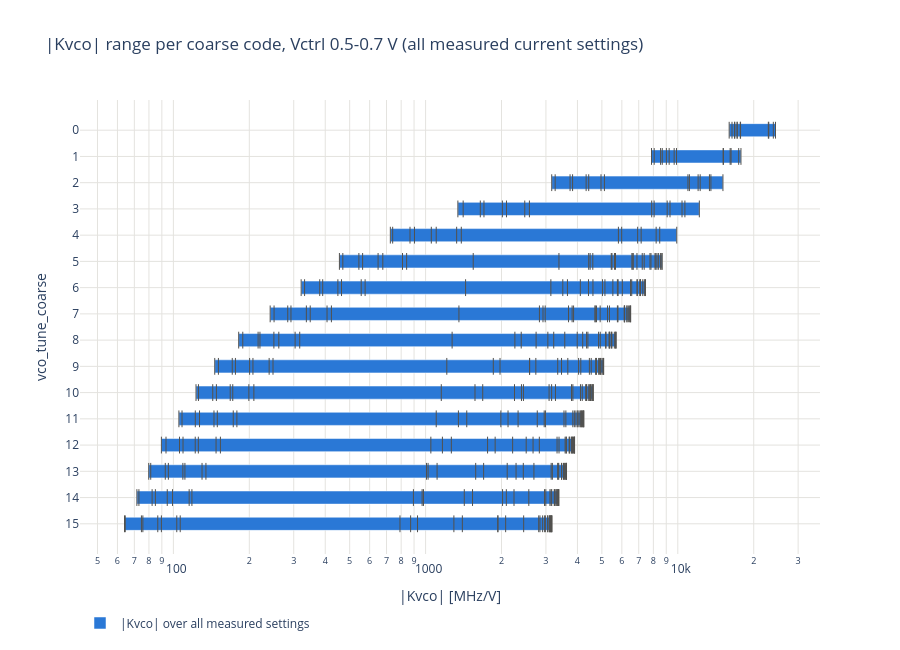

This figure's notebook cell:
### Code cell
# |Kvco| range per coarse code in the active Vctrl region: average slope over the window,
# |f(V_HI) - f(V_LO)| / (V_HI - V_LO), for every measured curve (max family and min family) with a clock at
# both edges. Ticks mark the individual curves (hover: which family and code).
V_LO, V_HI = 0.5, 0.7

fig = go.Figure()
for c in coarse_codes:
    kvco = {}
    for field, short in (("vco_current_max", "max"), ("vco_current_min", "min")):
        f_lo_edge, f_hi_edge = f_at(c, field, V_LO), f_at(c, field, V_HI)
        for code, a in f_lo_edge.items():
            b = f_hi_edge.get(code, np.nan)
            if not (np.isnan(a) or np.isnan(b)):
                kvco[f"{short} {code}"] = abs(b - a) / (V_HI - V_LO) / 1e6
    if kvco:
        add_range(fig, c, kvco, "#2a78d6", "|Kvco| over all measured settings", f"coarse {c},", "MHz/V",
                  show_legend=c == coarse_codes[0], height=0.5)
style(fig, f"|Kvco| range per coarse code, Vctrl {V_LO}-{V_HI} V (all measured current settings)", "|Kvco| [MHz/V]",
      height=650)
save(fig, "kvco_ranges")

### Figure 1 — Plotly figure (JSON) as saved in the notebook; plotly's stock layout.template omitted (floating-point values rounded to 4 significant figures)
{"data": [{"base": [15990.0], "customdata": [[15990.0, 24400.0]], "hovertemplate": "|Kvco| over all measured settings<br>%{customdata[0]:.1f} - %{customdata[1]:.1f} MHz/V<extra></extra>", "legendgroup": "|Kvco| over all measured settings", "marker": {"color": "#2a78d6"}, "name": "|Kvco| over all measured settings", "orientation": "h", "showlegend": true, "type": "bar", "width": 0.5, "x": [8413.0], "y": [0]}, {"customdata": ["min 0", "min 1", "min 10", "min 11", "min 2", "min 3", "min 4", "min 5", "min 6", "min 7", "min 8", "min 9"], "hovertemplate": "coarse 0, %{customdata}: %{x:.1f} MHz/V<extra></extra>", "legendgroup": "|Kvco| over all measured settings", "marker": {"color": "#52514e", "line": {"width": 1}, "size": 12, "symbol": "line-ns-open"}, "mode": "markers", "showlegend": false, "type": "scatter", "x": [15990.0, 16400.0, 23920.0, 24400.0, 16790.0, 16830.0, 17190.0, 17190.0, 17690.0, 17740.0, 22850.0, 22940.0], "y": [0, 0, 0, 0, 0, 0, 0, 0, 0, 0, 0, 0]}, {"base": [7865.0], "customdata": [[7865.0, 17800.0]], "hovertemplate": "|Kvco| over all measured settings<br>%{customdata[0]:.1f} - %{customdata[1]:.1f} MHz/V<extra></extra>", "legendgroup": "|Kvco| over all measured settings", "marker": {"color": "#2a78d6"}, "name": "|Kvco| over all measured settings", "orientation": "h", "showlegend": false, "type": "bar", "width": 0.5, "x": [9934.0], "y": [1]}, {"customdata": ["min 0", "min 1", "min 10", "min 11", "min 12", "min 13", "min 2", "min 3", "min 4", "min 5", "min 6", "min 7", "min 8", "min 9"], "hovertemplate": "coarse 1, %{customdata}: %{x:.1f} MHz/V<extra></extra>", "legendgroup": "|Kvco| over all measured settings", "marker": {"color": "#52514e", "line": {"width": 1}, "size": 12, "symbol": "line-ns-open"}, "mode": "markers", "showlegend": false, "type": "scatter", "x": [7865.0, 8061.0, 16130.0, 16260.0, 17430.0, 17800.0, 8545.0, 8677.0, 9011.0, 9241.0, 9673.0, 9884.0, 15130.0, 15160.0], "y": [1, 1, 1, 1, 1, 1, 1, 1, 1, 1, 1, 1, 1, 1]}, {"base": [3163.0], "customdata": [[3163.0, 15100.0]], "hovertemplate": "|Kvco| over all measured settings<br>%{customdata[0]:.1f} - %{customdata[1]:.1f} MHz/V<extra></extra>", "legendgroup": "|Kvco| over all measured settings", "marker": {"color": "#2a78d6"}, "name": "|Kvco| over all measured settings", "orientation": "h", "showlegend": false, "type": "bar", "width": 0.5, "x": [11940.0], "y": [2]}, {"customdata": ["min 0", "min 1", "min 10", "min 11", "min 12", "min 13", "min 14", "min 2", "min 3", "min 4", "min 5", "min 6", "min 7", "min 8", "min 9"], "hovertemplate": "coarse 2, %{customdata}: %{x:.1f} MHz/V<extra></extra>", "legendgroup": "|Kvco| over all measured settings", "marker": {"color": "#52514e", "line": {"width": 1}, "size": 12, "symbol": "line-ns-open"}, "mode": "markers", "showlegend": false, "type": "scatter", "x": [3163.0, 3264.0, 12040.0, 12270.0, 13350.0, 13530.0, 15100.0, 3740.0, 3827.0, 4331.0, 4434.0, 4960.0, 5117.0, 10970.0, 11120.0], "y": [2, 2, 2, 2, 2, 2, 2, 2, 2, 2, 2, 2, 2, 2, 2]}, {"base": [1343.0], "customdata": [[1343.0, 12170.0]], "hovertemplate": "|Kvco| over all measured settings<br>%{customdata[0]:.1f} - %{customdata[1]:.1f} MHz/V<extra></extra>", "legendgroup": "|Kvco| over all measured settings", "marker": {"color": "#2a78d6"}, "name": "|Kvco| over all measured settings", "orientation": "h", "showlegend": false, "type": "bar", "width": 0.5, "x": [10830.0], "y": [3]}, {"customdata": ["min 0", "min 1", "min 10", "min 11", "min 12", "min 13", "min 14", "min 2", "min 3", "min 4", "min 5", "min 6", "min 7", "min 8", "min 9"], "hovertemplate": "coarse 3, %{customdata}: %{x:.1f} MHz/V<extra></extra>", "legendgroup": "|Kvco| over all measured settings", "marker": {"color": "#52514e", "line": {"width": 1}, "size": 12, "symbol": "line-ns-open"}, "mode": "markers", "showlegend": false, "type": "scatter", "x": [1343.0, 1409.0, 9076.0, 9313.0, 10390.0, 10670.0, 12170.0, 1648.0, 1704.0, 2015.0, 2093.0, 2473.0, 2580.0, 7878.0, 8055.0], "y": [3, 3, 3, 3, 3, 3, 3, 3, 3, 3, 3, 3, 3, 3, 3]}, {"base": [724.8], "customdata": [[724.8, 9906.0]], "hovertemplate": "|Kvco| over all measured settings<br>%{customdata[0]:.1f} - %{customdata[1]:.1f} MHz/V<extra></extra>", "legendgroup": "|Kvco| over all measured settings", "marker": {"color": "#2a78d6"}, "name": "|Kvco| over all measured settings", "orientation": "h", "showlegend": false, "type": "bar", "width": 0.5, "x": [9181.0], "y": [4]}, {"customdata": ["min 0", "min 1", "min 10", "min 11", "min 12", "min 13", "min 14", "min 2", "min 3", "min 4", "min 5", "min 6", "min 7", "min 8", "min 9"], "hovertemplate": "coarse 4, %{customdata}: %{x:.1f} MHz/V<extra></extra>", "legendgroup": "|Kvco| over all measured settings", "marker": {"color": "#52514e", "line": {"width": 1}, "size": 12, "symbol": "line-ns-open"}, "mode": "markers", "showlegend": false, "type": "scatter", "x": [724.8, 740.3, 6931.0, 7156.0, 8206.0, 8478.0, 9906.0, 867.2, 903.4, 1054.0, 1102.0, 1328.0, 1385.0, 5815.0, 5991.0], "y": [4, 4, 4, 4, 4, 4, 4, 4, 4, 4, 4, 4, 4, 4, 4]}, {"base": [455.3], "customdata": [[455.3, 8659.0]], "hovertemplate": "|Kvco| over all measured settings<br>%{customdata[0]:.1f} - %{customdata[1]:.1f} MHz/V<extra></extra>", "legendgroup": "|Kvco| over all measured settings", "marker": {"color": "#2a78d6"}, "name": "|Kvco| over all measured settings", "orientation": "h", "showlegend": false, "type": "bar", "width": 0.5, "x": [8203.0], "y": [5]}, {"customdata": ["max 0", "max 1", "max 10", "max 11", "max 12", "max 13", "max 14", "max 15", "max 2", "max 3", "max 4", "max 5", "max 6", "max 7", "max 8", "max 9", "min 0", "min 1", "min 10", "min 11", "min 12", "min 13", "min 14", "min 15", "min 2", "min 3", "min 4", "min 5", "min 6", "min 7", "min 8", "min 9"], "hovertemplate": "coarse 5, %{customdata}: %{x:.1f} MHz/V<extra></extra>", "legendgroup": "|Kvco| over all measured settings", "marker": {"color": "#52514e", "line": {"width": 1}, "size": 12, "symbol": "line-ns-open"}, "mode": "markers", "showlegend": false, "type": "scatter", "x": [8654.0, 8546.0, 6652.0, 5482.0, 5609.0, 4492.0, 3378.0, 1545.0, 8393.0, 8120.0, 8181.0, 7755.0, 7358.0, 6576.0, 7828.0, 7228.0, 455.3, 469.6, 5448.0, 5663.0, 6637.0, 6887.0, 8270.0, 8659.0, 543.9, 562.7, 648.0, 676.5, 810.0, 841.0, 4433.0, 4603.0], "y": [5, 5, 5, 5, 5, 5, 5, 5, 5, 5, 5, 5, 5, 5, 5, 5, 5, 5, 5, 5, 5, 5, 5, 5, 5, 5, 5, 5, 5, 5, 5, 5]}, {"base": [321.0], "customdata": [[321.0, 7435.0]], "hovertemplate": "|Kvco| over all measured settings<br>%{customdata[0]:.1f} - %{customdata[1]:.1f} MHz/V<extra></extra>", "legendgroup": "|Kvco| over all measured settings", "marker": {"color": "#2a78d6"}, "name": "|Kvco| over all measured settings", "orientation": "h", "showlegend": false, "type": "bar", "width": 0.5, "x": [7114.0], "y": [6]}, {"customdata": ["max 0", "max 1", "max 10", "max 11", "max 12", "max 13", "max 14", "max 15", "max 2", "max 3", "max 4", "max 5", "max 6", "max 7", "max 8", "max 9", "min 0", "min 1", "min 10", "min 11", "min 12", "min 13", "min 14", "min 15", "min 2", "min 3", "min 4", "min 5", "min 6", "min 7", "min 8", "min 9"], "hovertemplate": "coarse 6, %{customdata}: %{x:.1f} MHz/V<extra></extra>", "legendgroup": "|Kvco| over all measured settings", "marker": {"color": "#52514e", "line": {"width": 1}, "size": 12, "symbol": "line-ns-open"}, "mode": "markers", "showlegend": false, "type": "scatter", "x": [7435.0, 7368.0, 6025.0, 5027.0, 5141.0, 4107.0, 3138.0, 1441.0, 7261.0, 7106.0, 7116.0, 6889.0, 6566.0, 5799.0, 6912.0, 6497.0, 321.0, 331.3, 4424.0, 4608.0, 5527.0, 5761.0, 7067.0, 7435.0, 380.4, 390.8, 448.9, 464.1, 555.5, 575.7, 3499.0, 3651.0], "y": [6, 6, 6, 6, 6, 6, 6, 6, 6, 6, 6, 6, 6, 6, 6, 6, 6, 6, 6, 6, 6, 6, 6, 6, 6, 6, 6, 6, 6, 6, 6, 6]}, {"base": [242.0], "customdata": [[242.0, 6501.0]], "hovertemplate": "|Kvco| over all measured settings<br>%{customdata[0]:.1f} - %{customdata[1]:.1f} MHz/V<extra></extra>", "legendgroup": "|Kvco| over all measured settings", "marker": {"color": "#2a78d6"}, "name": "|Kvco| over all measured settings", "orientation": "h", "showlegend": false, "type": "bar", "width": 0.5, "x": [6259.0], "y": [7]}, {"customdata": ["max 0", "max 1", "max 10", "max 11", "max 12", "max 13", "max 14", "max 15", "max 2", "max 3", "max 4", "max 5", "max 6", "max 7", "max 8", "max 9", "min 0", "min 1", "min 10", "min 11", "min 12", "min 13", "min 14", "min 15", "min 2", "min 3", "min 4", "min 5", "min 6", "min 7", "min 8", "min 9"], "hovertemplate": "coarse 7, %{customdata}: %{x:.1f} MHz/V<extra></extra>", "legendgroup": "|Kvco| over all measured settings", "marker": {"color": "#52514e", "line": {"width": 1}, "size": 12, "symbol": "line-ns-open"}, "mode": "markers", "showlegend": false, "type": "scatter", "x": [6497.0, 6443.0, 5359.0, 4704.0, 4760.0, 3810.0, 2921.0, 1356.0, 6385.0, 6281.0, 6294.0, 6130.0, 5790.0, 5263.0, 6152.0, 5761.0, 242.0, 250.7, 3688.0, 3861.0, 4697.0, 4922.0, 6151.0, 6501.0, 284.1, 292.5, 336.7, 348.8, 406.6, 423.2, 2827.0, 2980.0], "y": [7, 7, 7, 7, 7, 7, 7, 7, 7, 7, 7, 7, 7, 7, 7, 7, 7, 7, 7, 7, 7, 7, 7, 7, 7, 7, 7, 7, 7, 7, 7, 7]}, {"base": [181.5], "customdata": [[181.5, 5696.0]], "hovertemplate": "|Kvco| over all measured settings<br>%{customdata[0]:.1f} - %{customdata[1]:.1f} MHz/V<extra></extra>", "legendgroup": "|Kvco| over all measured settings", "marker": {"color": "#2a78d6"}, "name": "|Kvco| over all measured settings", "orientation": "h", "showlegend": false, "type": "bar", "width": 0.5, "x": [5514.0], "y": [8]}, {"customdata": ["max 0", "max 1", "max 10", "max 11", "max 12", "max 13", "max 14", "max 15", "max 2", "max 3", "max 4", "max 5", "max 6", "max 7", "max 8", "max 9", "min 0", "min 1", "min 10", "min 11", "min 12", "min 13", "min 14", "min 15", "min 2", "min 3", "min 4", "min 5", "min 6", "min 7", "min 8", "min 9"], "hovertemplate": "coarse 8, %{customdata}: %{x:.1f} MHz/V<extra></extra>", "legendgroup": "|Kvco| over all measured settings", "marker": {"color": "#52514e", "line": {"width": 1}, "size": 12, "symbol": "line-ns-open"}, "mode": "markers", "showlegend": false, "type": "scatter", "x": [5696.0, 5654.0, 4926.0, 4348.0, 4401.0, 3563.0, 2743.0, 1274.0, 5603.0, 5460.0, 5479.0, 5340.0, 5191.0, 4851.0, 5380.0, 5175.0, 181.5, 188.4, 3053.0, 3221.0, 3992.0, 4196.0, 5355.0, 5679.0, 216.7, 220.4, 250.3, 261.8, 303.8, 316.9, 2260.0, 2394.0], "y": [8, 8, 8, 8, 8, 8, 8, 8, 8, 8, 8, 8, 8, 8, 8, 8, 8, 8, 8, 8, 8, 8, 8, 8, 8, 8, 8, 8, 8, 8, 8, 8]}, {"base": [145.9], "customdata": [[145.9, 5080.0]], "hovertemplate": "|Kvco| over all measured settings<br>%{customdata[0]:.1f} - %{customdata[1]:.1f} MHz/V<extra></extra>", "legendgroup": "|Kvco| over all measured settings", "marker": {"color": "#2a78d6"}, "name": "|Kvco| over all measured settings", "orientation": "h", "showlegend": false, "type": "bar", "width": 0.5, "x": [4934.0], "y": [9]}, {"customdata": ["max 0", "max 1", "max 10", "max 11", "max 12", "max 13", "max 14", "max 15", "max 2", "max 3", "max 4", "max 5", "max 6", "max 7", "max 8", "max 9", "min 0", "min 1", "min 10", "min 11", "min 12", "min 13", "min 14", "min 15", "min 2", "min 3", "min 4", "min 5", "min 6", "min 7", "min 8", "min 9"], "hovertemplate": "coarse 9, %{customdata}: %{x:.1f} MHz/V<extra></extra>", "legendgroup": "|Kvco| over all measured settings", "marker": {"color": "#52514e", "line": {"width": 1}, "size": 12, "symbol": "line-ns-open"}, "mode": "markers", "showlegend": false, "type": "scatter", "x": [5080.0, 5052.0, 4536.0, 4042.0, 4124.0, 3341.0, 2584.0, 1214.0, 5008.0, 4943.0, 4946.0, 4856.0, 4737.0, 4461.0, 4888.0, 4727.0, 145.9, 150.8, 2584.0, 2736.0, 3459.0, 3663.0, 4758.0, 5079.0, 171.2, 176.2, 200.5, 206.8, 239.7, 248.3, 1856.0, 1973.0], "y": [9, 9, 9, 9, 9, 9, 9, 9, 9, 9, 9, 9, 9, 9, 9, 9, 9, 9, 9, 9, 9, 9, 9, 9, 9, 9, 9, 9, 9, 9, 9, 9]}, {"base": [122.9], "customdata": [[122.9, 4619.0]], "hovertemplate": "|Kvco| over all measured settings<br>%{customdata[0]:.1f} - %{customdata[1]:.1f} MHz/V<extra></extra>", "legendgroup": "|Kvco| over all measured settings", "marker": {"color": "#2a78d6"}, "name": "|Kvco| over all measured settings", "orientation": "h", "showlegend": false, "type": "bar", "width": 0.5, "x": [4496.0], "y": [10]}, {"customdata": ["max 0", "max 1", "max 10", "max 11", "max 12", "max 13", "max 14", "max 15", "max 2", "max 3", "max 4", "max 5", "max 6", "max 7", "max 8", "max 9", "min 0", "min 1", "min 10", "min 11", "min 12", "min 13", "min 14", "min 15", "min 2", "min 3", "min 4", "min 5", "min 6", "min 7", "min 8", "min 9"], "hovertemplate": "coarse 10, %{customdata}: %{x:.1f} MHz/V<extra></extra>", "legendgroup": "|Kvco| over all measured settings", "marker": {"color": "#52514e", "line": {"width": 1}, "size": 12, "symbol": "line-ns-open"}, "mode": "markers", "showlegend": false, "type": "scatter", "x": [4618.0, 4598.0, 4179.0, 3789.0, 3837.0, 3160.0, 2443.0, 1154.0, 4562.0, 4508.0, 4518.0, 4436.0, 4354.0, 4112.0, 4459.0, 4343.0, 122.9, 125.7, 2252.0, 2400.0, 3088.0, 3273.0, 4313.0, 4619.0, 143.2, 148.1, 168.0, 171.9, 199.2, 208.5, 1570.0, 1685.0], "y": [10, 10, 10, 10, 10, 10, 10, 10, 10, 10, 10, 10, 10, 10, 10, 10, 10, 10, 10, 10, 10, 10, 10, 10, 10, 10, 10, 10, 10, 10, 10, 10]}, {"base": [105.2], "customdata": [[105.2, 4238.0]], "hovertemplate": "|Kvco| over all measured settings<br>%{customdata[0]:.1f} - %{customdata[1]:.1f} MHz/V<extra></extra>", "legendgroup": "|Kvco| over all measured settings", "marker": {"color": "#2a78d6"}, "name": "|Kvco| over all measured settings", "orientation": "h", "showlegend": false, "type": "bar", "width": 0.5, "x": [4133.0], "y": [11]}, {"customdata": ["max 0", "max 1", "max 10", "max 11", "max 12", "max 13", "max 14", "max 15", "max 2", "max 3", "max 4", "max 5", "max 6", "max 7", "max 8", "max 9", "min 0", "min 1", "min 10", "min 11", "min 12", "min 13", "min 14", "min 15", "min 2", "min 3", "min 4", "min 5", "min 6", "min 7", "min 8", "min 9"], "hovertemplate": "coarse 11, %{customdata}: %{x:.1f} MHz/V<extra></extra>", "legendgroup": "|Kvco| over all measured settings", "marker": {"color": "#52514e", "line": {"width": 1}, "size": 12, "symbol": "line-ns-open"}, "mode": "markers", "showlegend": false, "type": "scatter", "x": [4238.0, 4218.0, 3889.0, 3538.0, 3599.0, 2987.0, 2326.0, 1102.0, 4192.0, 4154.0, 4164.0, 4092.0, 4022.0, 3835.0, 4108.0, 4010.0, 105.2, 108.2, 1988.0, 2123.0, 2772.0, 2953.0, 3946.0, 4236.0, 122.1, 126.9, 144.8, 149.3, 172.7, 178.6, 1349.0, 1456.0], "y": [11, 11, 11, 11, 11, 11, 11, 11, 11, 11, 11, 11, 11, 11, 11, 11, 11, 11, 11, 11, 11, 11, 11, 11, 11, 11, 11, 11, 11, 11, 11, 11]}, {"base": [89.63], "customdata": [[89.63, 3897.0]], "hovertemplate": "|Kvco| over all measured settings<br>%{customdata[0]:.1f} - %{customdata[1]:.1f} MHz/V<extra></extra>", "legendgroup": "|Kvco| over all measured settings", "marker": {"color": "#2a78d6"}, "name": "|Kvco| over all measured settings", "orientation": "h", "showlegend": false, "type": "bar", "width": 0.5, "x": [3807.0], "y": [12]}, {"customdata": ["max 0", "max 1", "max 10", "max 11", "max 12", "max 13", "max 14", "max 15", "max 2", "max 3", "max 4", "max 5", "max 6", "max 7", "max 8", "max 9", "min 0", "min 1", "min 10", "min 11", "min 12", "min 13", "min 14", "min 15", "min 2", "min 3", "min 4", "min 5", "min 6", "min 7", "min 8", "min 9"], "hovertemplate": "coarse 12, %{customdata}: %{x:.1f} MHz/V<extra></extra>", "legendgroup": "|Kvco| over all measured settings", "marker": {"color": "#52514e", "line": {"width": 1}, "size": 12, "symbol": "line-ns-open"}, "mode": "markers", "showlegend": false, "type": "scatter", "x": [3894.0, 3883.0, 3605.0, 3321.0, 3381.0, 2825.0, 2213.0, 1049.0, 3861.0, 3829.0, 3829.0, 3779.0, 3715.0, 3574.0, 3792.0, 3712.0, 89.63, 93.48, 1761.0, 1887.0, 2505.0, 2667.0, 3617.0, 3897.0, 105.7, 109.2, 122.1, 125.6, 147.6, 153.6, 1166.0, 1265.0], "y": [12, 12, 12, 12, 12, 12, 12, 12, 12, 12, 12, 12, 12, 12, 12, 12, 12, 12, 12, 12, 12, 12, 12, 12, 12, 12, 12, 12, 12, 12, 12, 12]}, {"base": [79.83], "customdata": [[79.83, 3621.0]], "hovertemplate": "|Kvco| over all measured settings<br>%{customdata[0]:.1f} - %{customdata[1]:.1f} MHz/V<extra></extra>", "legendgroup": "|Kvco| over all measured settings", "marker": {"color": "#2a78d6"}, "name": "|Kvco| over all measured settings", "orientation": "h", "showlegend": false, "type": "bar", "width": 0.5, "x": [3541.0], "y": [13]}, {"customdata": ["max 0", "max 1", "max 10", "max 11", "max 12", "max 13", "max 14", "max 15", "max 2", "max 3", "max 4", "max 5", "max 6", "max 7", "max 8", "max 9", "min 0", "min 1", "min 10", "min 11", "min 12", "min 13", "min 14", "min 15", "min 2", "min 3", "min 4", "min 5", "min 6", "min 7", "min 8", "min 9"], "hovertemplate": "coarse 13, %{customdata}: %{x:.1f} MHz/V<extra></extra>", "legendgroup": "|Kvco| over all measured settings", "marker": {"color": "#52514e", "line": {"width": 1}, "size": 12, "symbol": "line-ns-open"}, "mode": "markers", "showlegend": false, "type": "scatter", "x": [3620.0, 3610.0, 3372.0, 3147.0, 3182.0, 2689.0, 2107.0, 1008.0, 3594.0, 3566.0, 3562.0, 3521.0, 3465.0, 3341.0, 3529.0, 3458.0, 79.83, 81.31, 1580.0, 1699.0, 2284.0, 2440.0, 3350.0, 3621.0, 92.87, 95.51, 109.0, 111.1, 129.9, 134.6, 1023.0, 1111.0], "y": [13, 13, 13, 13, 13, 13, 13, 13, 13, 13, 13, 13, 13, 13, 13, 13, 13, 13, 13, 13, 13, 13, 13, 13, 13, 13, 13, 13, 13, 13, 13, 13]}, {"base": [71.66], "customdata": [[71.66, 3374.0]], "hovertemplate": "|Kvco| over all measured settings<br>%{customdata[0]:.1f} - %{customdata[1]:.1f} MHz/V<extra></extra>", "legendgroup": "|Kvco| over all measured settings", "marker": {"color": "#2a78d6"}, "name": "|Kvco| over all measured settings", "orientation": "h", "showlegend": false, "type": "bar", "width": 0.5, "x": [3302.0], "y": [14]}, {"customdata": ["max 0", "max 1", "max 10", "max 11", "max 12", "max 13", "max 14", "max 15", "max 2", "max 3", "max 4", "max 5", "max 6", "max 7", "max 8", "max 9", "min 0", "min 1", "min 10", "min 11", "min 12", "min 13", "min 14", "min 15", "min 2", "min 3", "min 4", "min 5", "min 6", "min 7", "min 8", "min 9"], "hovertemplate": "coarse 14, %{customdata}: %{x:.1f} MHz/V<extra></extra>", "legendgroup": "|Kvco| over all measured settings", "marker": {"color": "#52514e", "line": {"width": 1}, "size": 12, "symbol": "line-ns-open"}, "mode": "markers", "showlegend": false, "type": "scatter", "x": [3371.0, 3366.0, 3163.0, 2961.0, 2997.0, 2566.0, 2019.0, 968.7, 3347.0, 3327.0, 3323.0, 3287.0, 3243.0, 3146.0, 3292.0, 3237.0, 71.66, 72.99, 1424.0, 1535.0, 2090.0, 2242.0, 3112.0, 3374.0, 82.34, 84.84, 94.55, 99.22, 115.5, 118.4, 894.7, 980.9], "y": [14, 14, 14, 14, 14, 14, 14, 14, 14, 14, 14, 14, 14, 14, 14, 14, 14, 14, 14, 14, 14, 14, 14, 14, 14, 14, 14, 14, 14, 14, 14, 14]}, {"base": [63.99], "customdata": [[63.99, 3167.0]], "hovertemplate": "|Kvco| over all measured settings<br>%{customdata[0]:.1f} - %{customdata[1]:.1f} MHz/V<extra></extra>", "legendgroup": "|Kvco| over all measured settings", "marker": {"color": "#2a78d6"}, "name": "|Kvco| over all measured settings", "orientation": "h", "showlegend": false, "type": "bar", "width": 0.5, "x": [3103.0], "y": [15]}, {"customdata": ["max 0", "max 1", "max 10", "max 11", "max 12", "max 13", "max 14", "max 15", "max 2", "max 3", "max 4", "max 5", "max 6", "max 7", "max 8", "max 9", "min 0", "min 1", "min 10", "min 11", "min 12", "min 13", "min 14", "min 15", "min 2", "min 3", "min 4", "min 5", "min 6", "min 7", "min 8", "min 9"], "hovertemplate": "coarse 15, %{customdata}: %{x:.1f} MHz/V<extra></extra>", "legendgroup": "|Kvco| over all measured settings", "marker": {"color": "#52514e", "line": {"width": 1}, "size": 12, "symbol": "line-ns-open"}, "mode": "markers", "showlegend": false, "type": "scatter", "x": [3167.0, 3155.0, 2984.0, 2808.0, 2841.0, 2448.0, 1934.0, 928.9, 3143.0, 3126.0, 3123.0, 3096.0, 3051.0, 2965.0, 3098.0, 3048.0, 63.99, 64.43, 1295.0, 1399.0, 1935.0, 2077.0, 2911.0, 3166.0, 74.69, 75.68, 86.71, 89.63, 103.1, 106.4, 791.4, 872.2], "y": [15, 15, 15, 15, 15, 15, 15, 15, 15, 15, 15, 15, 15, 15, 15, 15, 15, 15, 15, 15, 15, 15, 15, 15, 15, 15, 15, 15, 15, 15, 15, 15]}], "layout": {"barmode": "overlay", "height": 650, "hoverlabel": {"namelength": -1}, "legend": {"orientation": "h", "y": -0.12}, "title": {"text": "|Kvco| range per coarse code, Vctrl 0.5-0.7 V (all measured current settings)"}, "xaxis": {"gridcolor": "#e4e3df", "title": {"text": "|Kvco| [MHz/V]"}, "type": "log"}, "yaxis": {"autorange": "reversed", "gridcolor": "#e4e3df", "tickvals": [0, 1, 2, 3, 4, 5, 6, 7, 8, 9, 10, 11, 12, 13, 14, 15], "title": {"text": "vco_tune_coarse"}}}}
